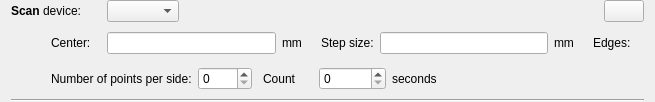
<?xml version="1.0" encoding="UTF-8"?>
<ui version="4.0">
 <class>Form</class>
 <widget class="QWidget" name="Form">
  <property name="geometry">
   <rect>
    <x>0</x>
    <y>0</y>
    <width>655</width>
    <height>102</height>
   </rect>
  </property>
  <property name="windowTitle">
   <string>Form</string>
  </property>
  <layout class="QVBoxLayout" name="verticalLayout">
   <property name="topMargin">
    <number>0</number>
   </property>
   <property name="bottomMargin">
    <number>0</number>
   </property>
   <item>
    <layout class="QHBoxLayout" name="horizontalLayout">
     <item>
      <widget class="QLabel" name="label">
       <property name="minimumSize">
        <size>
         <width>90</width>
         <height>0</height>
        </size>
       </property>
       <property name="text">
        <string>&lt;b&gt;Scan&lt;/b&gt; device:</string>
       </property>
      </widget>
     </item>
     <item>
      <widget class="QComboBox" name="device"/>
     </item>
     <item>
      <spacer name="horizontalSpacer">
       <property name="orientation">
        <enum>Qt::Horizontal</enum>
       </property>
       <property name="sizeHint" stdset="0">
        <size>
         <width>40</width>
         <height>20</height>
        </size>
       </property>
      </spacer>
     </item>
     <item>
      <widget class="QPushButton" name="delBtn">
       <property name="sizePolicy">
        <sizepolicy hsizetype="Minimum" vsizetype="Fixed">
         <horstretch>0</horstretch>
         <verstretch>0</verstretch>
        </sizepolicy>
       </property>
       <property name="text">
        <string/>
       </property>
       <property name="icon">
        <iconset resource="../../../../../resources/nicos-gui.qrc">
         <normaloff>:/remove</normaloff>:/remove</iconset>
       </property>
      </widget>
     </item>
    </layout>
   </item>
   <item>
    <layout class="QHBoxLayout" name="horizontalLayout_2">
     <item>
      <spacer name="horizontalSpacer_2">
       <property name="orientation">
        <enum>Qt::Horizontal</enum>
       </property>
       <property name="sizeType">
        <enum>QSizePolicy::Fixed</enum>
       </property>
       <property name="sizeHint" stdset="0">
        <size>
         <width>40</width>
         <height>20</height>
        </size>
       </property>
      </spacer>
     </item>
     <item>
      <widget class="QLabel" name="label_2">
       <property name="minimumSize">
        <size>
         <width>50</width>
         <height>0</height>
        </size>
       </property>
       <property name="text">
        <string>Center:</string>
       </property>
      </widget>
     </item>
     <item>
      <widget class="QLineEdit" name="start"/>
     </item>
     <item>
      <widget class="QLabel" name="unit1">
       <property name="text">
        <string>mm</string>
       </property>
      </widget>
     </item>
     <item>
      <spacer name="horizontalSpacer_5">
       <property name="orientation">
        <enum>Qt::Horizontal</enum>
       </property>
       <property name="sizeType">
        <enum>QSizePolicy::Fixed</enum>
       </property>
       <property name="sizeHint" stdset="0">
        <size>
         <width>13</width>
         <height>13</height>
        </size>
       </property>
      </spacer>
     </item>
     <item>
      <widget class="QLabel" name="label_3">
       <property name="text">
        <string>Step size:</string>
       </property>
      </widget>
     </item>
     <item>
      <widget class="QLineEdit" name="step"/>
     </item>
     <item>
      <widget class="QLabel" name="unit2">
       <property name="text">
        <string>mm</string>
       </property>
      </widget>
     </item>
     <item>
      <spacer name="horizontalSpacer_6">
       <property name="orientation">
        <enum>Qt::Horizontal</enum>
       </property>
       <property name="sizeType">
        <enum>QSizePolicy::Fixed</enum>
       </property>
       <property name="sizeHint" stdset="0">
        <size>
         <width>13</width>
         <height>13</height>
        </size>
       </property>
      </spacer>
     </item>
     <item>
      <widget class="QLabel" name="label_8">
       <property name="text">
        <string>Edges:</string>
       </property>
      </widget>
     </item>
     <item>
      <widget class="QLabel" name="edgePos">
       <property name="text">
        <string/>
       </property>
      </widget>
     </item>
    </layout>
   </item>
   <item>
    <layout class="QHBoxLayout" name="horizontalLayout_3">
     <item>
      <spacer name="horizontalSpacer_4">
       <property name="orientation">
        <enum>Qt::Horizontal</enum>
       </property>
       <property name="sizeType">
        <enum>QSizePolicy::Fixed</enum>
       </property>
       <property name="sizeHint" stdset="0">
        <size>
         <width>40</width>
         <height>20</height>
        </size>
       </property>
      </spacer>
     </item>
     <item>
      <widget class="QLabel" name="label_4">
       <property name="text">
        <string>Number of points per side:</string>
       </property>
      </widget>
     </item>
     <item>
      <widget class="QSpinBox" name="numpoints">
       <property name="maximum">
        <number>1000</number>
       </property>
      </widget>
     </item>
     <item>
      <spacer name="horizontalSpacer_7">
       <property name="orientation">
        <enum>Qt::Horizontal</enum>
       </property>
       <property name="sizeType">
        <enum>QSizePolicy::Fixed</enum>
       </property>
       <property name="sizeHint" stdset="0">
        <size>
         <width>5</width>
         <height>1</height>
        </size>
       </property>
      </spacer>
     </item>
     <item>
      <widget class="QLabel" name="label_5">
       <property name="minimumSize">
        <size>
         <width>50</width>
         <height>0</height>
        </size>
       </property>
       <property name="text">
        <string>Count</string>
       </property>
      </widget>
     </item>
     <item>
      <widget class="QSpinBox" name="seconds">
       <property name="maximum">
        <number>1000000</number>
       </property>
      </widget>
     </item>
     <item>
      <widget class="QLabel" name="label_6">
       <property name="text">
        <string>seconds</string>
       </property>
      </widget>
     </item>
     <item>
      <spacer name="horizontalSpacer_3">
       <property name="orientation">
        <enum>Qt::Horizontal</enum>
       </property>
       <property name="sizeHint" stdset="0">
        <size>
         <width>40</width>
         <height>20</height>
        </size>
       </property>
      </spacer>
     </item>
    </layout>
   </item>
   <item>
    <widget class="Line" name="line">
     <property name="orientation">
      <enum>Qt::Horizontal</enum>
     </property>
    </widget>
   </item>
  </layout>
 </widget>
 <tabstops>
  <tabstop>device</tabstop>
  <tabstop>start</tabstop>
  <tabstop>step</tabstop>
  <tabstop>numpoints</tabstop>
  <tabstop>seconds</tabstop>
  <tabstop>delBtn</tabstop>
 </tabstops>
 <resources>
  <include location="../../../../../resources/nicos-gui.qrc"/>
 </resources>
 <connections/>
</ui>
